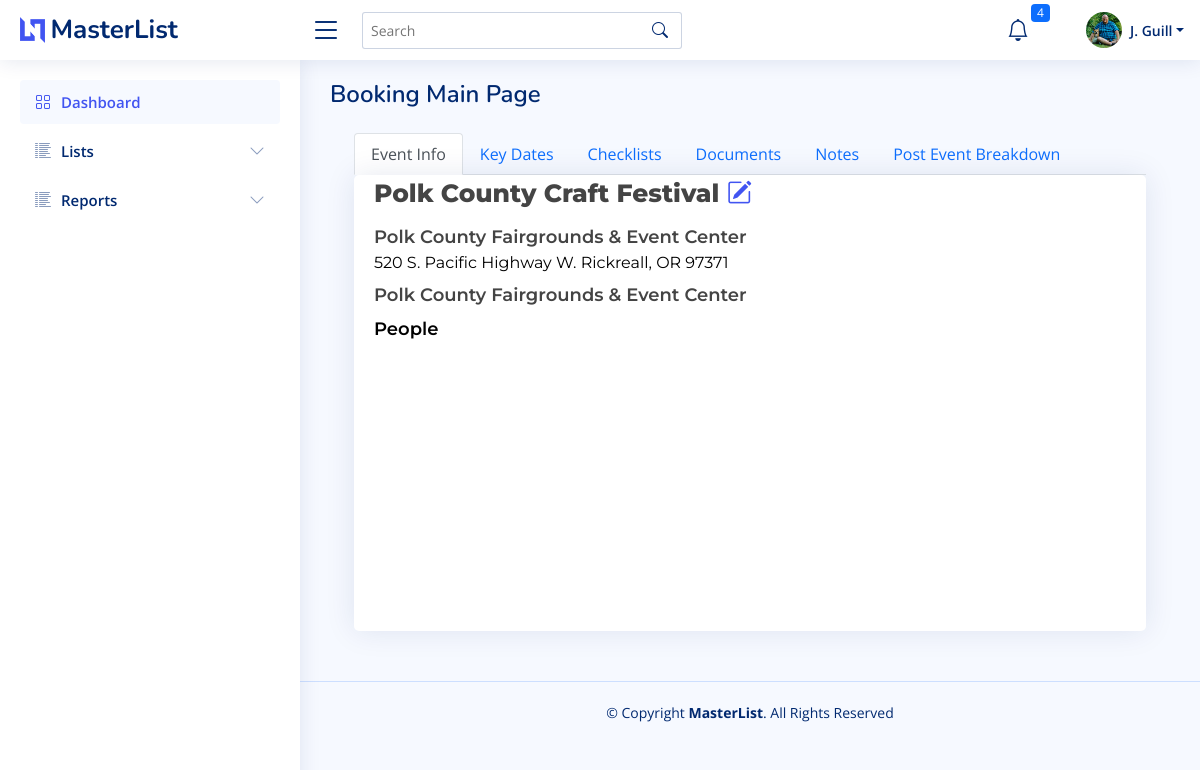
Before: /booking/36 (signed in) with the older database file.
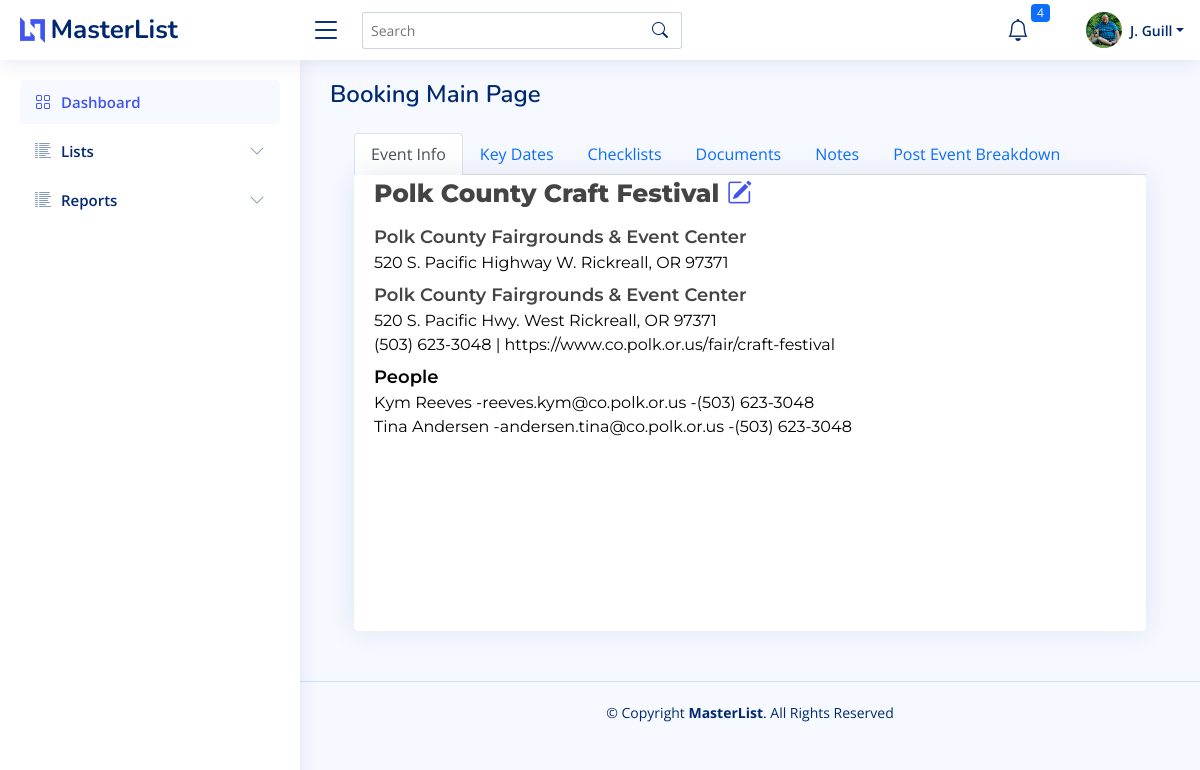
After: the same page with the newer database file.
### bazaar/models.py (models this page shows, shortened)
class User(db.Model, UserMixin):
    id = db.Column(db.Integer, primary_key=True)
    firstname = db.Column(db.String(150))
    lastname = db.Column(db.String(150))
    company = db.Column(db.String(150))
    title = db.Column(db.String(50))
    aboutme = db.Column(db.Text)
    address = db.Column(db.String(150))
    city = db.Column(db.String(150))
    state = db.Column(db.String(2))
    postalcode = db.Column(db.String(20))
    phone = db.Column(db.String(20))
    email = db.Column(db.String(150), unique=True)
    dob = db.Column(db.Date)
    avatar_filename = db.Column(db.Text)
    avatar_url = db.Column(db.String(250))
    twitter = db.Column(db.String(255))
    instagram = db.Column(db.String(255))
    facebook = db.Column(db.String(255))
    linkedin = db.Column(db.String(255))
    username = db.Column(db.String(150), unique=True)
    password = db.Column(db.String(150))
    date_created = db.Column(db.DateTime(timezone=True), server_default=func.now())
    def fullname(self):
        return self.firstname + " " + self.lastname

class MasterList(db.Model):
    id = db.Column(db.Integer, primary_key=True)
    event_name = db.Column(db.String(150))
    january = db.Column(db.Boolean, default=False)
    february = db.Column(db.Boolean, default=False)
    march = db.Column(db.Boolean, default=False)
    april = db.Column(db.Boolean, default=False)
    may = db.Column(db.Boolean, default=False)
    june = db.Column(db.Boolean, default=False)
    july = db.Column(db.Boolean, default=False)
    august = db.Column(db.Boolean, default=False)
    september = db.Column(db.Boolean, default=False)
    october = db.Column(db.Boolean, default=False)
    november = db.Column(db.Boolean, default=False)
    december = db.Column(db.Boolean, default=False)
    first = db.Column(db.Boolean, default=True)
    second = db.Column(db.Boolean, default=True)
    third = db.Column(db.Boolean, default=True)
    fourth = db.Column(db.Boolean, default=True)
    last = db.Column(db.Boolean, default=True)
    friday = db.Column(db.Boolean, default=False)
    saturday = db.Column(db.Boolean, default=False)
    sunday = db.Column(db.Boolean, default=False)
    monday = db.Column(db.Boolean, default=False)
    tuesday = db.Column(db.Boolean, default=False)
    wednesday = db.Column(db.Boolean, default=False)
    thursday = db.Column(db.Boolean, default=False)
    updated = db.Column(db.Date)
    imagesrc = db.Column(db.Text)
    attendance = db.Column(db.Integer)
    exibitors = db.Column(db.Integer)
    website = db.Column(db.Text)
    dates_text = db.Column(db.Text)
    type_bazaar = db.Column(db.Boolean, default=False)
    type_holiday = db.Column(db.Boolean, default=False)
    type_art = db.Column(db.Boolean, default=False)
    type_festival = db.Column(db.Boolean, default=False)
    type_flea = db.Column(db.Boolean, default=False)
    type_health = db.Column(db.Boolean, default=False)
    type_market = db.Column(db.Boolean, default=False)
    date_created = db.Column(db.DateTime(timezone=True), server_default=func.now())
    date_updated = db.Column(db.DateTime(timezone=True), onupdate=func.now())
    venuefk = db.Column(db.Integer, db.ForeignKey('venue.id'))
    promoterfk = db.Column(db.Integer, db.ForeignKey('promoter.id'))
    venue = db.relationship("Venue", backref=backref("venue", uselist=False))
    promoter = db.relationship("Promoter", backref=backref("promoter", uselist=False))
    notes = db.relationship("Notes", backref=backref("notes", uselist=False))

class Venue(db.Model):
    id = db.Column(db.Integer, primary_key=True)
    name = db.Column(db.String(255))
    address = db.Column(db.String(255))
    city = db.Column(db.String(100))
    state = db.Column(db.String(50))
    zipcode = db.Column(db.String(20))
    phone = db.Column(db.String(20))
    website = db.Column(db.String(255))
    date_created = db.Column(db.DateTime(timezone=True), server_default=func.now())
    date_updated = db.Column(db.DateTime(timezone=True), onupdate=func.now())
    venue_event = db.relationship("MasterList", backref=backref("masterlist", uselist=False))

class Promoter(db.Model):
    id = db.Column(db.Integer, primary_key=True)
    name = db.Column(db.String(255))
    address = db.Column(db.String(255))
    city = db.Column(db.String(100))
    state = db.Column(db.String(50))
    zipcode = db.Column(db.String(20))
    phone = db.Column(db.String(20))
    website = db.Column(db.String(255))
    date_created = db.Column(db.DateTime(timezone=True), server_default=func.now())
    date_updated = db.Column(db.DateTime(timezone=True), onupdate=func.now())
    people = db.relationship("People", backref=backref("promoter_people", uselist=False))

class People(db.Model):
    id = db.Column(db.Integer, primary_key=True)
    name = db.Column(db.String(255))
    title = db.Column(db.String(50))
    phone = db.Column(db.String(20))
    fax = db.Column(db.String(20))
    email = db.Column(db.String(255))
    promoterfk = db.Column(db.Integer, db.ForeignKey('promoter.id'))
    venuefk = db.Column(db.Integer, db.ForeignKey('venue.id'))
    venue = db.relationship("Venue", backref=backref("people_venue", uselist=False))
    promoter = db.relationship("Promoter", backref=backref("people_promoter", uselist=False))

### bazaar/templates/booking/booking.py (the view, shortened to what this page needs)
@booking.route("/<id>")
@login_required
def home(id):
    record = db.session.query(MasterList).filter(MasterList.id == id).first()
    path = check_make_dir(id)
    files = os.listdir(path)
    filedic = {}
    i = 0
    persons = db.session.query(People).filter(People.promoterfk == id).all()
    content = {"user": User, "record": record, "files": filedic, "persons": persons}
    return render_template("booking/booking_main.html", **content)

### bazaar/templates/booking/booking_main.html (shortened to what this page needs)
{% extends "base/base.html" %}
{% block page_title %}
    Booking Main Page
{% endblock page_title %}
{% block stylesheets %}
    <link rel="stylesheet" type="text/css" href="https://cdn.datatables.net/1.10.13/css/dataTables.bootstrap.min.css">
{% endblock stylesheets %}
{% block main_content %}
    <section class="section">
        <div class="m-4">
            <ul class="nav nav-tabs" id="myTab">
                <li class="nav-item">
                    <a href="#event-info" class="nav-link active" data-bs-toggle="pill">Event Info</a>
                </li>
                <li class="nav-item">
                    <a href="#key-dates" class="nav-link" data-bs-toggle="tab">Key Dates</a>
                </li>
                <li class="nav-item">
                    <a href="#checklists" class="nav-link" data-bs-toggle="tab">Checklists</a>
                </li>
                <li class="nav-item">
                    <a href="#documents" class="nav-link" data-bs-toggle="tab">Documents</a>
                </li>
                <li class="nav-item">
                    <a href="#notes" class="nav-link" data-bs-toggle="tab">Notes</a>
                </li>
                <li class="nav-item">
                    <a href="#breakdown" class="nav-link" data-bs-toggle="tab">Post Event Breakdown</a>
                </li>
            </ul>
            <div class="tab-content">
                <div class="tab-pane fade show active" id="event-info">
                    <div class="card" style="width: 100%; height: 57vh">
                        <div class="card-body">
                            <div class="vpe-event-head">{{ record.event_name }} <a
                                    href="{{ url_for('masterlist.edit_single', id=record.id) }}"> <i
                                    class="bi bi-pencil-square"></i></a>
                            </div>
                            <div class="vpe-venue-head">{{ record.venue.name }} </div>
                            <div class="vpe-body">
                                {% if record.venue.address != None %}
                                    {{ record.venue.address }} {{ record.venue.city }}, {{ record.venue.state }}
                                    {{ record.venue.zipcode }}<br>
                                {% endif %}
                            </div>
                            <div class="vpe-venue-head">{{ record.promoter.name }}</div>
                            <div class="vpe-body">
                                {% if record.promoter.address != None %}
                                    {{ record.promoter.address }} {{ record.promoter.city }},
                                    {{ record.promoter.state }}
                                    {{ record.promoter.zipcode }}<br>
                                {% endif %}
                                {% if record.promoter.phone != None %}
                                    {{ record.promoter.phone }}
                                {% endif %}
                                {% if record.promoter.website != None %}
                                    | {{ record.promoter.website }}
                                {% endif %}
                                <div class="vpe-venue-head">People</div>
                                {% for person in persons %}
                                    {{ person.name }}
                                    {% if person.email != None %}
                                        -<a class="vpe-body"
                                            href="mailto:{{ person.email }}">{{ person.email }}</a>
                                    {% endif %}
                                    {% if person.phone != None %}
                                        -<a class="vpe-body"
                                            href="tel:{{ person.phone }}">{{ person.phone }}</a>
                                    {% endif %}
                                    <br>
                                {% endfor %}
                            </div>
                        </div>
                    </div>
                </div>
            </div>
        </div>
    </section>
{% endblock main_content %}

### bazaar/templates/base/base.html (shortened to what this page needs)
<!DOCTYPE html>
<html lang="en">
<head>
    <link href="https://cdn.jsdelivr.net/npm/bootstrap@5.0.2/dist/css/bootstrap.min.css" rel="stylesheet"
>
    <link href="{{ url_for('static',filename='/vendor/bootstrap-icons/bootstrap-icons.css') }}" rel="stylesheet">
    <link href="{{ url_for('static',filename='/vendor/boxicons/css/boxicons.min.css') }}" rel="stylesheet">
    <link href="{{ url_for('static',filename='css/style.css') }}" rel="stylesheet">
    {% block stylesheets %}{% endblock stylesheets %}
    <link rel="stylesheet" type="text/css" href="https://cdn.datatables.net/1.10.12/css/jquery.dataTables.min.css">
    <link rel="stylesheet" type="text/css" href="https://cdn.datatables.net/1.10.13/css/dataTables.bootstrap.min.css">
</head>
<body>
{% include 'base/header.html' %}
{% include 'base/sidebar.html' %}
<main id="main" class="main">
    <div class="pagetitle">
        <h1>{% block page_title %}Dashboard{% endblock page_title %}</h1>
    </div>
    {% block main_content %}
    {% endblock main_content %}
</main>
<footer id="footer" class="footer">
    <div class="copyright">
        &copy; Copyright <strong><span>MasterList</span></strong>. All Rights Reserved
    </div>
</footer>
</body>
</html>

### bazaar/templates/base/header.html (shortened to what this page needs)
<header id="header" class="header fixed-top d-flex align-items-center">
    <div class="d-flex align-items-center justify-content-between">
        <a href="{{ url_for('base.home') }}" class="logo d-flex align-items-center">
            <img src="{{ url_for('static',filename='img/logo.png') }}" alt="">
            <span class="d-none d-lg-block">MasterList</span>
        </a>
        <i class="bi bi-list toggle-sidebar-btn"></i>
    </div>
    <div class="search-bar">
        <form class="search-form d-flex align-items-center" method="POST" action="#">
            <input type="text" name="query" placeholder="Search" title="Enter search keyword">
            <button type="submit" title="Search"><i class="bi bi-search"></i></button>
        </form>
    </div>
    <nav class="header-nav ms-auto">
        <ul class="d-flex align-items-center">
            <li class="nav-item dropdown">
                <a class="nav-link nav-icon" href="#" data-bs-toggle="dropdown">
                    <i class="bi bi-bell"></i>
                    <span class="badge bg-primary badge-number">4</span>
                </a>
            </li>
            <li class="nav-item dropdown pe-3">
                <a class="nav-link nav-profile d-flex align-items-center pe-0" href="#" data-bs-toggle="dropdown">
                    <img src="{{ url_for('static',filename='img/avatar/'+current_user.avatar_filename) }}" alt="Profile"
                         class="rounded-circle">
                    <span class="d-none d-md-block dropdown-toggle ps-2">{{ current_user.firstname[0].upper() }}. {{ current_user.lastname.title() }}</span>
                </a>
            </li>
        </ul>
    </nav>
</header>

### bazaar/templates/base/sidebar.html (shortened to what this page needs)
<aside id="sidebar" class="sidebar">
    <ul class="sidebar-nav" id="sidebar-nav">
        <li class="nav-item">
            <a class="nav-link " href="{{ url_for('base.home') }}">
                <i class="bi bi-grid"></i>
                <span>Dashboard</span>
            </a>
        </li>
        <li class="nav-item">
            <a class="nav-link collapsed" data-bs-target="#reports-nav" data-bs-toggle="collapse" href="#">
                <i class="bi bi-list-columns-reverse"></i><span>Lists</span><i class="bi bi-chevron-down ms-auto"></i>
            </a>
        </li>
        <li class="nav-item">
            <a class="nav-link collapsed" data-bs-target="#reports-nav" data-bs-toggle="collapse" href="#">
                <i class="bi bi-list-columns-reverse"></i><span>Reports</span><i class="bi bi-chevron-down ms-auto"></i>
            </a>
        </li>
    </ul>
</aside>

Changed rows visible on the page:
changed Promoter "Polk County Fairgrounds & Event Center": promoter.address (not shown) → "520 S. Pacific Hwy. West"; promoter.city (not shown) → "Rickreall"; promoter.state (not shown) → "OR"; promoter.zipcode (not shown) → "97371"; promoter.phone (not shown) → "(503) 623-3048"; promoter.website (not shown) → "https://www.co.polk.or.us/fair/craft-festival"
added People: name "Kym Reeves", email "reeves.kym@co.polk.or.us", phone "(503) 623-3048"
added People: name "Tina Andersen", email "andersen.tina@co.polk.or.us", phone "(503) 623-3048"
